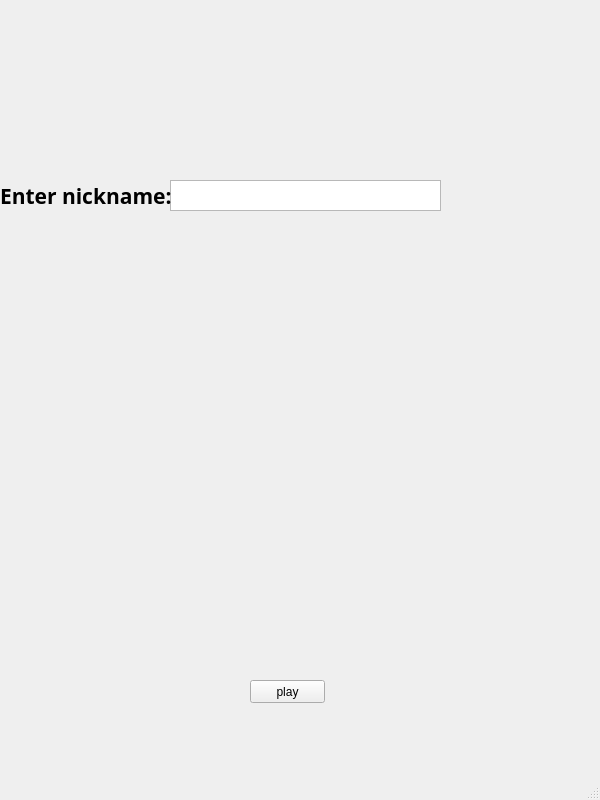
<?xml version="1.0" encoding="UTF-8"?>
<ui version="4.0">
 <class>MainWindow</class>
 <widget class="QMainWindow" name="MainWindow">
  <property name="geometry">
   <rect>
    <x>0</x>
    <y>0</y>
    <width>600</width>
    <height>800</height>
   </rect>
  </property>
  <property name="windowTitle">
   <string>MainWindow</string>
  </property>
  <widget class="QWidget" name="centralwidget">
   <widget class="QPlainTextEdit" name="plainTextEdit">
    <property name="geometry">
     <rect>
      <x>170</x>
      <y>180</y>
      <width>271</width>
      <height>31</height>
     </rect>
    </property>
   </widget>
   <widget class="QLabel" name="label">
    <property name="geometry">
     <rect>
      <x>0</x>
      <y>160</y>
      <width>171</width>
      <height>71</height>
     </rect>
    </property>
    <property name="font">
     <font>
      <family>Segoe UI Black</family>
      <pointsize>16</pointsize>
      <weight>75</weight>
      <bold>true</bold>
     </font>
    </property>
    <property name="text">
     <string>Enter nickname:</string>
    </property>
   </widget>
   <widget class="QPushButton" name="pushButton">
    <property name="geometry">
     <rect>
      <x>250</x>
      <y>680</y>
      <width>75</width>
      <height>23</height>
     </rect>
    </property>
    <property name="text">
     <string>play</string>
    </property>
   </widget>
  </widget>
  <widget class="QStatusBar" name="statusbar"/>
 </widget>
 <resources/>
 <connections/>
</ui>
